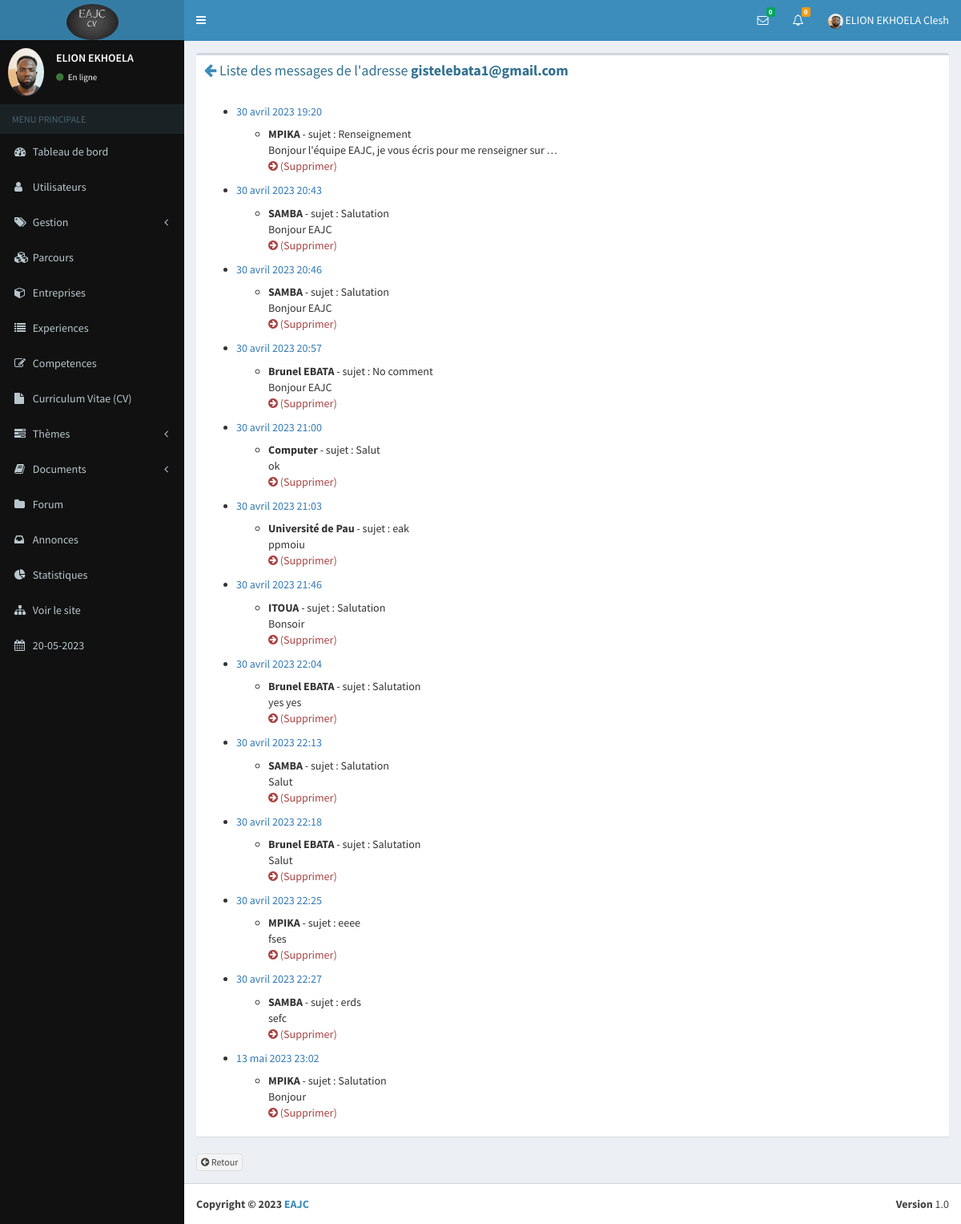
Page /eab/details-contact/gistelebata1@gmail.com (signed in) on the committed database.
### eab/models.py (models this page shows, shortened)
class Parametre(models.Model):
    appname=models.CharField(max_length=100)
    appeditor=models.CharField(max_length=200)
    phone=models.CharField(max_length=200, null=True)
    email=models.CharField(max_length=200, null=True)
    version=models.CharField(max_length=10, null=True)
    devise=models.CharField(max_length=10, null=True)
    COLORS=[
        ('primary','primary'),
        ('info','info'),
        ('success','success'),
        ('danger','danger'),
        ('secondary','secondary'),
        ('dark','dark'),
    ]
    theme=models.CharField(max_length=200, null=True, choices=COLORS)
    logo=models.ImageField(upload_to="media", null=True, blank=True)
    width_logo=models.CharField(max_length=3, null=True)
    height_logo=models.TextField(max_length=3, null=True)

class Profile(models.Model):
    user=models.OneToOneField(User, on_delete=models.CASCADE)
    phone=models.CharField(max_length=100)
    address=models.TextField()
    photo=models.ImageField(upload_to="media", null=True, blank=True)
    SEX=[
        ('Masculin','Masculin'),
        ('Feminin','Feminin')
    ]
    gender=models.CharField(max_length=100, null=True, choices=SEX)
    droitmes=models.BooleanField(default=False, null=True)
    status=models.BooleanField(default=False, null=True)
    apropos=models.TextField(null=True)
    profession=models.CharField(max_length=50, null=True)
    VARIABLE=[
        ('Visible','Visible'),
        ('Invisible','Invisible')
    ]
    vform=models.CharField(max_length=100, null=True, choices=VARIABLE, default="Visible")
    vep=models.CharField(max_length=100, null=True, choices=VARIABLE)
    vcomp=models.CharField(max_length=100, null=True, choices=VARIABLE)
    vaform=models.CharField(max_length=100, null=True, choices=VARIABLE)
    priority=models.BooleanField(null=True,default=False)

class Contact(models.Model):
    name=models.CharField(max_length=100)
    email=models.EmailField()
    subject=models.TextField()
    message=models.TextField(null=True)
    datecontact=models.DateTimeField(null=True, blank=True, auto_now_add=True)
    statut=models.IntegerField(null=True)
    codes=models.CharField(max_length=300, null=True)
    status=models.IntegerField(null=True)
    statutdel=models.IntegerField(null=True, default=0)

### app_auth/decorator.py (the view)
        def wrapper_func(request, *args, **kwargs):
            group=None
            if request.user.groups.exists():
                group=request.user.groups.all()[0].name
            if group in allowed_roles:
                return view_func(request, *args, **kwargs)
            else:
                return HttpResponse("Vous n'êtes pas autorisés à acceder à cette page")

### app_auth/decorator.py (called while the page is built)
def allowed_users(allowed_roles=[]):
    def decorator(view_func):
        def wrapper_func(request, *args, **kwargs):
            group=None
            if request.user.groups.exists():
                group=request.user.groups.all()[0].name
            if group in allowed_roles:
                return view_func(request, *args, **kwargs)
            else:
                return HttpResponse("Vous n'êtes pas autorisés à acceder à cette page")
        return wrapper_func
    return decorator

### eab/views.py (called while the page is built, shortened)
def parametre():
    try:
        parametre=Parametre.objects.all()[0]
    except Exception as e:
        parametre=None
    if parametre == None :
        return redirect("maintenance")
    else:
        return parametre

def new_message( request):
    contacts=Contact.objects.filter(statut=0, status=1).order_by("-id")
    tabUsers=[]
    tabIdUser=[]
    for contact in contacts:
        diccode=eval(contact.codes)
    tab=[]
    for i in tabIdUser:
        if i not in tab:
            tab.append(i)
    dic={}
    for i in tab:
        nombre=0
        for k in tabIdUser:
            if i==k:
                nombre=nombre+1
        dic[i]=nombre
    tabMessages=[]
    tabs=[]
    return tabMessages

def nbnew_message(request):
    contacts=Contact.objects.filter(statut=0, status=1).order_by("-id")
    count=0
    for contact in contacts:
        diccode=eval(contact.codes)
        if int(diccode["user1"])==request.user.id:
            count=count+1
    return count

def nbnew_answer(request):
    questions=Question.objects.filter(user_id=request.user.id)
    number=0
    for question in questions:
        answers=Answer.objects.filter(question_id=question.id, status=0)
        for answer in answers:
            if answer.user_id != request.user.id:
                number+=1
    return number

### eab/templates/contact/details_contact.html (shortened to what this page needs)
{% extends 'global/base.html' %}
{% block content %}
<div class="content-wrapper">
    <section class="content">
        <div class="row">
            <div class="col-xs-12">
                <div class="box">
                    <div class="box-header">
                        <h6 class="box-title text-info"><a href="{% url 'contact/contacts' %}"><i class="fa fa-arrow-left"></i></a> Liste des messages de l'adresse <b>{{ email }}</b></h6>
                    </div>
                    <div class="box-body">
                            {% regroup listeContact by datecontact as datecontact_list %}
                            <ul>
                            {% for datecontact in datecontact_list %}
                                <li>
                                    <h5 class="text-primary">{{ datecontact.grouper }}</h5>
                                    <ul>
                                        {% for contact in datecontact.list %}
                                          <li><b>{{ contact.name }}</b> - sujet : {{ contact.subject }}
                                          </li>
                                          <span>{{ contact.message|safe|truncatewords:10 }}</span>
                                          <p>
                                              <a class="text-danger" href="#" data-toggle="modal" data-target="#contactModal{{ contact.id }}"><i class="fa fa-arrow-circle-right"></i> (Supprimer)</a>
                                          </p>
                                        {% endfor %}
                                    </ul>
                                </li>
                            {% endfor %}
                            </ul>
                        </div>
                    </div>
                    <div>
                        <a href="{% url 'contact/contacts' %}" class="btn btn-default btn-xs"><i class="fa fa-arrow-circle-left"></i> Retour</a>
                    </div>
            </div>
        </div>
    </section>
</div>
{% endblock %}

### eab/templates/global/navbar.html (shortened to what this page needs)
{% load static %}
<header class="main-header">
    <a href="{% url 'dashboard' %}" class="logo">
        {% if parametre.logo %}
        <img class="img-circle" src="{{ parametre.logo.url }}" width="{{ parametre.width_logo }}" height="{{ parametre.height_logo }}" alt="EAJC">
        {% else %}
        <h3><b>EAJC</b></h3>
        {% endif %}
    </a>
    <nav class="navbar navbar-static-top" role="navigation">
      <a href="#" class="sidebar-toggle" data-toggle="offcanvas" role="button">
      </a>
      <div class="navbar-custom-menu">
        <ul class="nav navbar-nav">
          <li class="dropdown messages-menu">
            <a href="#" class="dropdown-toggle" data-toggle="dropdown">
              <i class="fa fa-envelope-o"></i>
              <span class="label label-success">{{ count }}</span>
            </a>
          </li>
          <li class="dropdown notifications-menu">
            <a href="#" class="dropdown-toggle" data-toggle="dropdown">
              <i class="fa fa-bell-o"></i>
              <span class="label label-warning">{{ countanswer }}</span>
            </a>
          </li>
          <li class="dropdown user user-menu">
            <a href="#" class="dropdown-toggle" data-toggle="dropdown">
                {% if request.user.profile.photo %}
                <img class="img-circle" width="19" height="19" src="{{ request.user.profile.photo.url }}" alt="...">
                {% else %}
                <img class="img-circle" width="19" height="19" src="{% static 'dist/img/user.png' %}" alt="...">
                {% endif %}
              <span class="hidden-xs">{{ user.last_name }} {{ user.first_name }}</span>
            </a>
          </li>
        </ul>
      </div>
    </nav>
  </header>

### eab/templates/global/_nav.html (shortened to what this page needs)
{% load static %}
<aside class="main-sidebar bg-black">
    <section class="sidebar">
      <div class="user-panel">
        <div class="pull-left image">
            {% if request.user.profile.photo %}
            <img class="img-circle" src="{{ request.user.profile.photo.url }}" alt="...">
            {% else %}
            <img class="img-circle" width="60" height="50" src="{% static 'dist/img/user.png' %}" alt="...">
            {% endif %}
        </div>
        <div class="pull-left info">
          <p>{{ user.last_name }}</p>
          <a href="{% url 'users/profile' %}"><i class="fa fa-circle text-success"></i> En ligne</a>
        </div>
      </div>
      <ul class="sidebar-menu">
        <li class="header">MENU PRINCIPALE</li>
        <li><a href="{% url 'dashboard' %}"><i class="fa fa-dashboard"></i> <span>Tableau de bord</span></a></li>
        {% for group in request.user.groups.all %}
        {% if group.name == "admin" %}
        <li class="treeview">
          <a href="#">
            <i class="fa fa-user"></i>
            <span>Utilisateurs</span>
          </a>
        </li>
        <li class="treeview">
            <a href="#">
              <i class="fa fa-tags"></i> <span>Gestion</span>
              <i class="fa fa-angle-left pull-right"></i>
            </a>
        </li>
        <li><a href="{% url 'parcours/parcours' %}"><i class="fa fa-cubes"></i> Parcours</a></li>
        <li><a href="{% url 'entreprise/entreprises' %}"><i class="fa fa-cube"></i> <span>Entreprises</span></a></li>
        <li><a href="{% url 'experience/experiences' %}"><i class="fa fa-list"></i> <span>Experiences</span></a></li>
        <li><a href="{% url 'competence/competences' %}"><i class="fa fa-edit"></i> <span>Competences</span></a></li>
        <li><a href="{% url 'cv/recap' %}"><i class="fa fa-file"></i> <span>Curriculum Vitae (CV)</span></a></li>
        <li class="treeview">
          <a href="#">
            <i class="fa fa-tasks"></i> <span>Thèmes</span>
            <i class="fa fa-angle-left pull-right"></i>
          </a>
        </li>
        <li class="treeview">
          <a href="#">
            <i class="fa fa-book"></i> <span>Documents</span>
            <i class="fa fa-angle-left pull-right"></i>
          </a>
        </li>
        <li><a href="{% url 'question/questions' %}"><i class="fa fa-folder"></i> <span>Forum</span></a></li>
        <li><a href="{% url 'annonce/annonces' %}"><i class="fa fa-inbox"></i> <span>Annonces</span></a></li>
        <li><a href="{% url 'statistique' %}"><i class="fa fa-pie-chart"></i> <span>Statistiques</span></a></li>
        <li><a href="{% url 'home' %}"><i class="fa fa-sitemap"></i> <span>Voir le site</span></a></li>
        <li><a href=""><i class="fa fa-calendar"></i> <span>{{ date|date:"d-m-Y" }}</span></a></li>
        {% endif %}
        {% endfor %}
      </ul>
    </section>
  </aside>

### eab/templates/global/footeradmin.html
<footer class="main-footer">
    <div class="pull-right hidden-xs">
      <b>Version</b> {{parametre.version}}
    </div>
    <strong>Copyright &copy; 2023 <a href="">{{parametre.appname}}</a></strong>
</footer>

### rows in the picture
Parametre: logo (picture), version "1.0", appname "EAJC"
Contact: grouper "30 avril 2023 19:20", name "MPIKA", subject "Renseignement", message "Bonjour l'équipe EAJC, je vous écris pour me renseigner sur …"
Contact: grouper "30 avril 2023 20:43", name "SAMBA", subject "Salutation", message "Bonjour EAJC"
Contact: grouper "30 avril 2023 20:46", name "SAMBA", subject "Salutation", message "Bonjour EAJC"
Contact: grouper "30 avril 2023 20:57", name "Brunel EBATA", subject "No comment", message "Bonjour EAJC"
Contact: grouper "30 avril 2023 21:00", name "Computer", subject "Salut", message "ok"
Contact: grouper "30 avril 2023 21:03", name "Université de Pau", subject "eak", message "ppmoiu"
Contact: grouper "30 avril 2023 21:46", name "ITOUA", subject "Salutation", message "Bonsoir"
Contact: grouper "30 avril 2023 22:04", name "Brunel EBATA", subject "Salutation", message "yes yes"
Contact: grouper "30 avril 2023 22:13", name "SAMBA", subject "Salutation", message "Salut"
Contact: grouper "30 avril 2023 22:18", name "Brunel EBATA", subject "Salutation", message "Salut"
Contact: grouper "30 avril 2023 22:25", name "MPIKA", subject "eeee", message "fses"
Contact: grouper "30 avril 2023 22:27", name "SAMBA", subject "erds", message "sefc"
Contact: grouper "13 mai 2023 23:02", name "MPIKA", subject "Salutation", message "Bonjour"

### other values in the picture
{{ count }} "0"
{{ countanswer }} "0"
{{ user.last_name }} "ELION EKHOELA"
{{ user.first_name }} "Clesh"
{{ date|date:"d-m-Y" }} "20-05-2023"
{{ email }} "gistelebata1@gmail.com"
